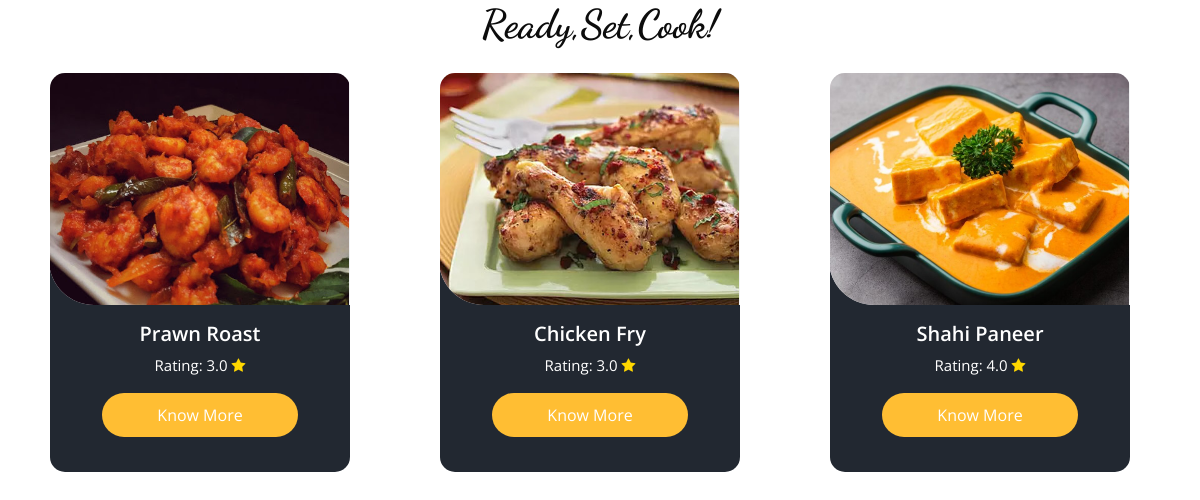
Screenshot of /all_recipes with the database file from the repository.
### recipe_app/models.py (models this page shows, shortened)
class Recipe(models.Model):
    recipe_name = models.CharField(max_length=255)
    recipe_image = models.ImageField(upload_to='recipes/',default='food.png')
    prep_time = models.PositiveIntegerField(default='NIL')
    serves = models.PositiveIntegerField(default=0)
    type = models.CharField(max_length=7, choices=(('Veg', 'Veg'), ('Non-Veg', 'Non-Veg')))
    ingredient=models.TextField(default='NIL')
    description = models.TextField(default='NIL')
    publish = models.ForeignKey(registration, on_delete=models.CASCADE)

### recipe_app/views.py (the view)
# urls.py: path('all_recipes', views.all, name='all_recipes'),
def all(request):
    recipes = Recipe.objects.all().annotate(avg_rating=Avg('rating__rating'))
    context = {'recipes': recipes}
    return render(request, 'all_recipes.html', context)

### recipe_app/templates/all_recipes.html (shortened to what this page needs)
<!DOCTYPE html>
<html>
<head>
  <link rel="stylesheet" href="https://cdnjs.cloudflare.com/ajax/libs/font-awesome/4.7.0/css/font-awesome.min.css">
  <link rel="stylesheet" type="text/css" href="static/style/css/bootstrap.css" />
  <link rel="stylesheet" type="text/css" href="https://cdnjs.cloudflare.com/ajax/libs/OwlCarousel2/2.3.4/assets/owl.carousel.min.css" />
  <link rel="stylesheet" href="https://cdnjs.cloudflare.com/ajax/libs/jquery-nice-select/1.1.0/css/nice-select.min.css" />
  <link href="static/css/font-awesome.min.css" rel="stylesheet" />
  <link href="static/style/css/style.css" rel="stylesheet" />
  <link href="static/style/css/responsive.css" rel="stylesheet" />
</head>
<body>
<section class="food_section layout_padding-bottom">
    <div class="container">
          <div class="heading_container heading_center">
            <h2>
              Ready,Set,Cook!
            </h2>
          </div>
          <div class="row">
          {% for recipe in recipes %}
          <div class="col-sm-6 col-lg-4 all pizza">
          <div class="box">
          <div>
            <div class="img-box" style="height: 233px; width: 301px; overflow: hidden; padding: 1px;">
              <img src="{{ recipe.recipe_image.url }}"
               style="object-fit: cover; height: 130%; width: 100%; margin: 0;padding: 0;" id="recipe_name"
               alt="{{ recipe.recipe_name }} Image">
            </div>
          <div class="detail-box"style="padding: 18px;">
            <h5 class="text-center">
            {{ recipe.recipe_name }}
            </h5>
            <p class="card-text" style="text-align:center;">Rating: {{ recipe.avg_rating }} <i class="fa fa-star" style="color:gold;"></i></p>
            <div class="btn-box" style="margin-top: 0px;">
              <a href="recipe_details?id={{ recipe.id }}" class="btn1">
                Know More
              </a>
            </div>
          </div>
        </div>
      </div>
      </div>
      {% endfor %}
    </div>
</div>
</section>
</body>
</html>

### recipe_app/static/style/css/style.css (style rules this page uses)
body { font-family: "Open Sans", sans-serif; color: #0c0c0c; background-color: #ffffff; overflow-x: hidden; }
.layout_padding-bottom { padding-bottom: 90px; }
h1, h2 { font-family: 'Dancing Script', cursive; }
.heading_container { display: -webkit-box; display: -ms-flexbox; display: flex; -webkit-box-orient: vertical; -webkit-box-direction: normal; -ms-flex-direction: column; flex-direction: column; -webkit-box-align: start; -ms-flex-align: start; align-items: flex-start; }
.heading_container h2 { position: relative; margin-bottom: 0; font-size: 2.5rem; font-weight: bold; }
.heading_container.heading_center { -webkit-box-align: center; -ms-flex-align: center; align-items: center; text-align: center; }
a, a:hover, a:focus { text-decoration: none; }
.food_section .box { width: 300px; height: 399px; margin: 20px; position: relative; margin-top: 25px; background-color: #ffffff; border-radius: 10px; color: #ffffff; border-radius: 15px; overflow: hidden; background: linear-gradient(to bottom, #f1f2f3 25px, #222831 25px); }
.food_section .box .img-box { background: #f1f2f3; display: -webkit-box; display: -ms-flexbox; display: flex; -webkit-box-pack: center; -ms-flex-pack: center; justify-content: center; -webkit-box-align: center; -ms-flex-align: center; align-items: center; height: 215px; border-radius: 0 0 0 45px; margin: -1px; padding: 25px; }
.food_section .box .img-box img { max-width: 100%; max-height: 134%; -webkit-transition: all .2s; transition: all .2s; object-fit: cover; }
.food_section .box .detail-box { padding: 18px; }
.food_section .box .detail-box h5 { font-weight: 600; }
.food_section .box .detail-box p { font-size: 15px; }
.food_section .btn-box { display: -webkit-box; display: -ms-flexbox; display: flex; -webkit-box-pack: center; -ms-flex-pack: center; justify-content: center; margin-top: 45px; }
.food_section .btn-box a { display: inline-block; padding: 10px 55px; background-color: #ffbe33; color: #ffffff; border-radius: 45px; -webkit-transition: all 0.3s; transition: all 0.3s; border: none; }

### recipe_app/static/style/css/responsive.css (style rules this page uses)
@media (min-width: 1200px) { .container { max-width: 1170px; } }

### rows the page displays
Recipe: recipe_image (picture), recipe_name "Prawn Roast", avg_rating "3.0"
Recipe: recipe_image (picture), recipe_name "Chicken Fry", avg_rating "3.0"
Recipe: recipe_image (picture), recipe_name "Shahi Paneer", avg_rating "4.0"
